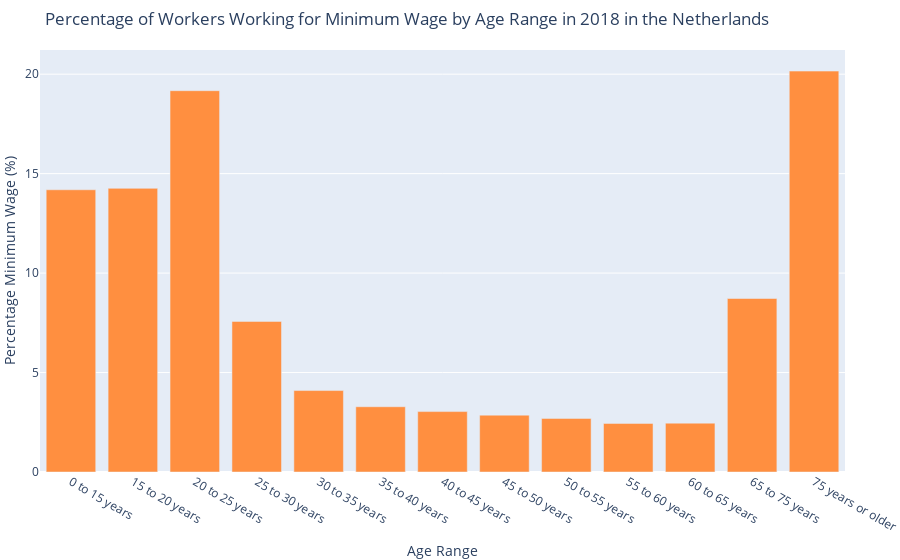

Here is the notebook cell this chart was saved with:
### Markdown cell above
## Percentage of Workers Earning Minimum Wage by Age Range in 2018 in the Netherlands
The below graph provides an insightful look into the distribution of minimum wage workers across various age groups. The highest percentage of minimum wage workers is in the "20 to 25 years" age range, approaching 20%. Younger age groups, "0 to 15 years" and "15 to 20 years," also show high percentages above 15%. From "25 to 60 years," the percentages remain low, around 5% or less. There’s a noticeable rise in the "65 to 75 years" age range, nearing 10%, and the "75 years or older" group also approaches 20%.

### Code cell
# Read the data
data = pd.read_csv('minimumloon_werknemers.csv')

# Convert the data to a DataFrame
df = pd.DataFrame(data)

# Create the bar chart using Plotly
fig = px.bar(
    df,
    x="age",
    y="percentage_minimum_wage",
    title="Percentage of Workers Working for Minimum Wage by Age Range in 2018 in the Netherlands",
    labels={"percentage_minimum_wage": "Percentage Minimum Wage (%)", "Age Range": "Age Range"}
)

# Update the bar chart to remove the legend and set all bars to the same color
fig.update_traces(marker_color='#ff8f40', showlegend=False)

# Update layout for better presentation
fig.update_layout(
    xaxis_title='Age Range',
    yaxis_title='Percentage Minimum Wage (%)',
    title="Percentage of Workers Working for Minimum Wage by Age Range in 2018 in the Netherlands",
    margin=dict(l=0, r=0, t=50, b=0)
)

# Show the plot
fig.show()

### Figure 1 — Plotly figure (JSON) as saved in the notebook; plotly's stock layout.template omitted (floating-point values rounded to 4 significant figures)
{"data": [{"alignmentgroup": "True", "hovertemplate": "age=%{x}<br>Percentage Minimum Wage (%)=%{y}<extra></extra>", "legendgroup": "", "marker": {"color": "#ff8f40", "pattern": {"shape": ""}}, "name": "", "offsetgroup": "", "orientation": "v", "showlegend": false, "textposition": "auto", "type": "bar", "x": ["0 to 15 years", "15 to 20 years", "20 to 25 years", "25 to 30 years", "30 to 35 years", "35 to 40 years", "40 to 45 years", "45 to 50 years", "50 to 55 years", "55 to 60 years", "60 to 65 years", "65 to 75 years", "75 years or older"], "xaxis": "x", "y": [14.19, 14.26, 19.17, 7.571, 4.095, 3.281, 3.037, 2.858, 2.694, 2.443, 2.456, 8.723, 20.16], "yaxis": "y"}], "layout": {"autosize": true, "barmode": "relative", "legend": {"tracegroupgap": 0}, "margin": {"b": 0, "l": 0, "r": 0, "t": 50}, "title": {"text": "Percentage of Workers Working for Minimum Wage by Age Range in 2018 in the Netherlands"}, "xaxis": {"anchor": "y", "autorange": true, "domain": [0, 1], "range": [-0.5, 12.5], "title": {"text": "Age Range"}, "type": "category"}, "yaxis": {"anchor": "x", "autorange": true, "domain": [0, 1], "range": [0, 21.22], "title": {"text": "Percentage Minimum Wage (%)"}, "type": "linear"}}}
